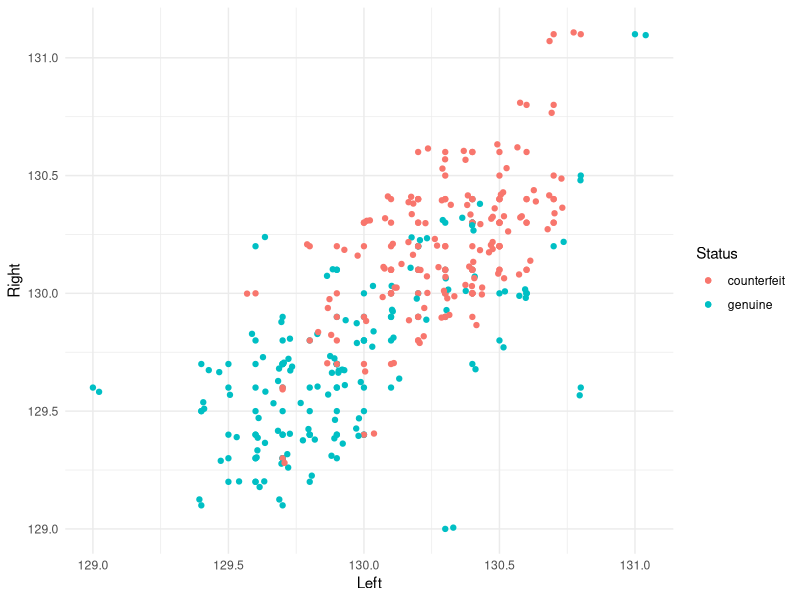
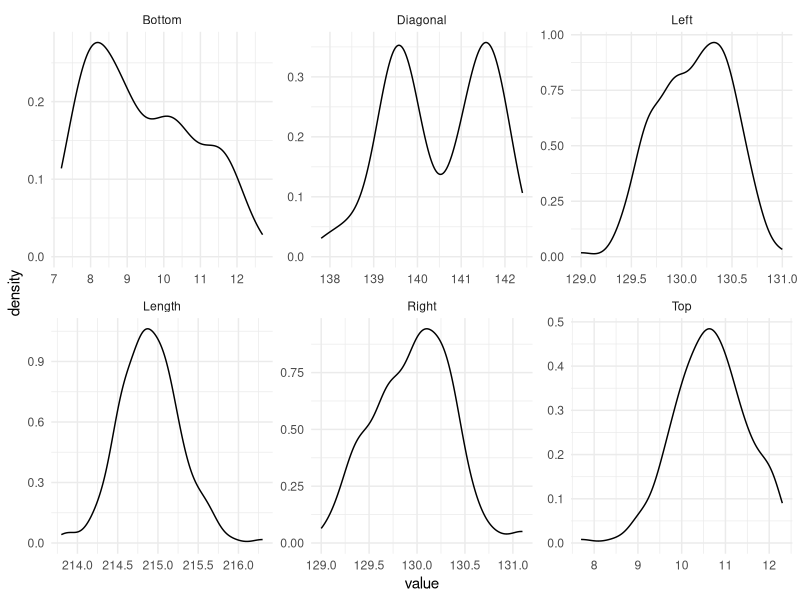
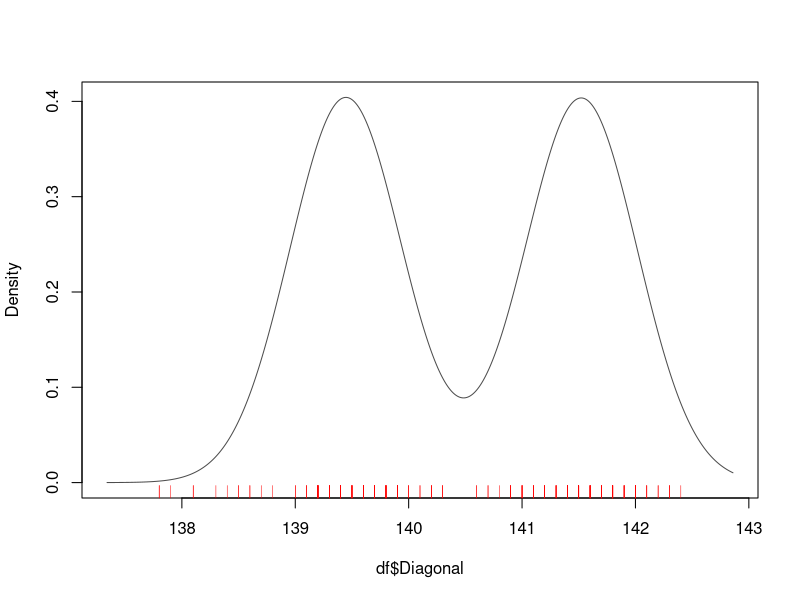
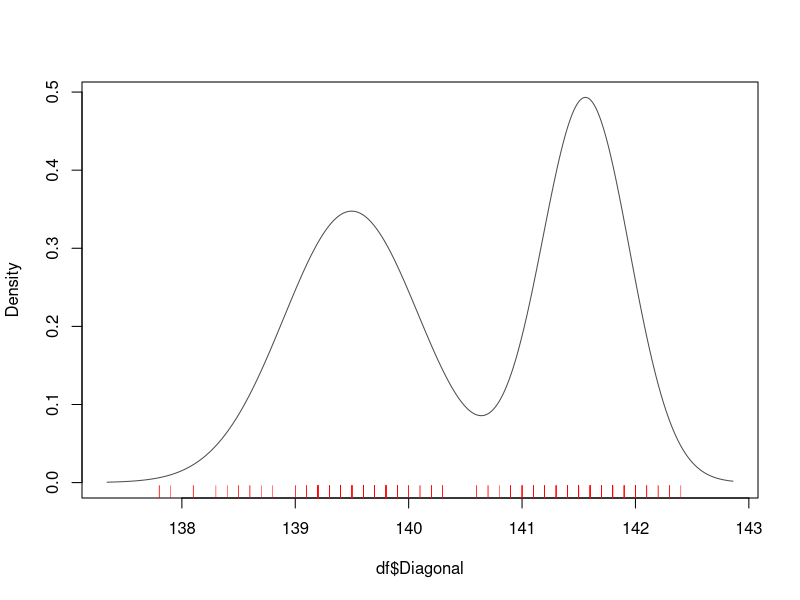
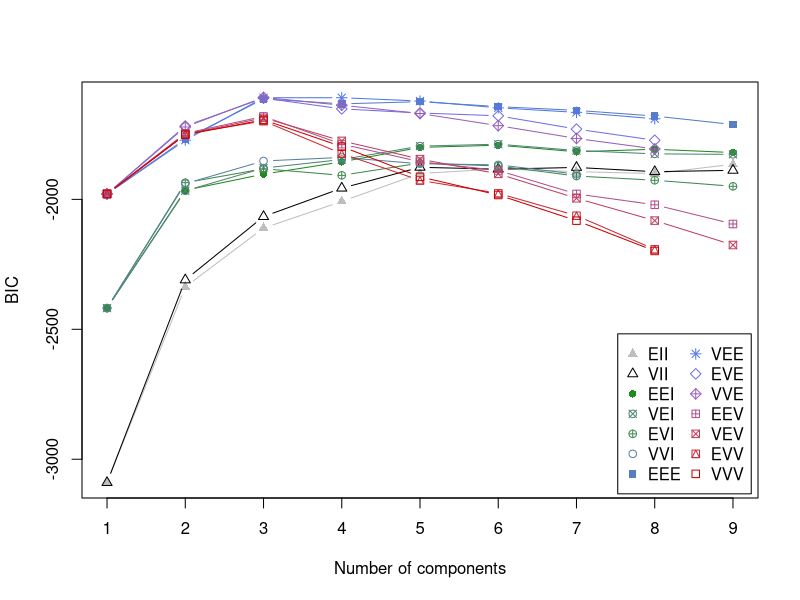

Reproduce these figures in R, in order.
## ---- chunk 1
knitr::opts_chunk$set(echo = TRUE)
## ---- chunk 2
library(mclust)
library(tidyverse)
library(patchwork)

df <- as_tibble(banknote)
## ---- chunk 3
df %>%
  ggplot(., aes(x = Left, y = Right, col = Status)) +
  geom_point() + theme_minimal() + geom_jitter(aes(col = Status))
## ---- chunk 4
df <- select(df, -Status)
## ---- chunk 5
df %>%
  keep(is.numeric) %>%
  gather() %>%
  ggplot(aes(value)) +
  facet_wrap(~ key, scales = "free") + 
  geom_density() +
  theme_minimal()
## ---- chunk 6
set.seed(1248)
fit_E_2 <- Mclust(data = df$Diagonal, G = 2, modelNames = "E")

fit_E_2$parameters
## ---- chunk 7
-2 * fit_E_2$loglik + 3 * log(200)
## ---- chunk 8
plot(fit_E_2, what = "density") + rug(df$Diagonal, col = "red")
## ---- chunk 9
set.seed(1248)
fit_V_2 <- Mclust(data = df$Diagonal, G = 2, modelNames = "V")

fit_V_2$parameters
## ---- chunk 10
plot(fit_V_2, what = "density") + rug(df$Diagonal, col = "red")
## ---- chunk 11
-2 * fit_E_2$loglik

-2 * fit_V_2$loglik
## ---- chunk 12
-2 * fit_E_2$loglik + 3 * log(200)

-2 * fit_V_2$loglik + 4 * log(200)
## ---- chunk 13
set.seed(1248)
fit_MV <- Mclust(data = df, G = 1:9)

fit_MV$BIC

plot(fit_MV, what = "BIC")
